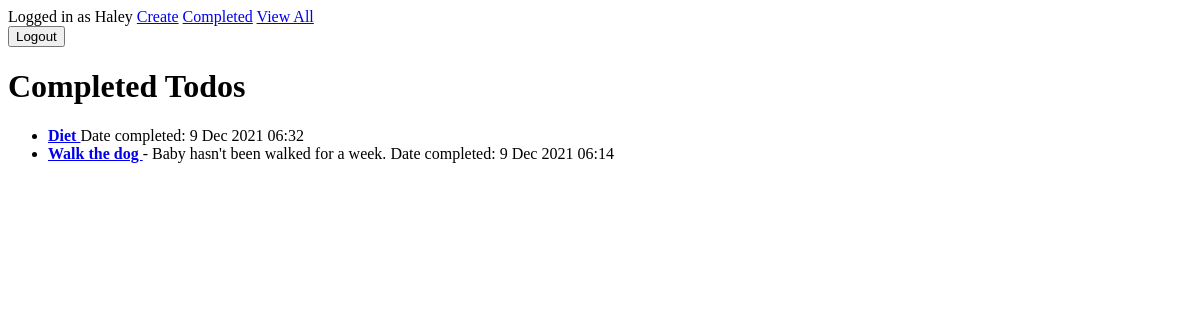
Page /completed/ (signed in) on the earlier database version.
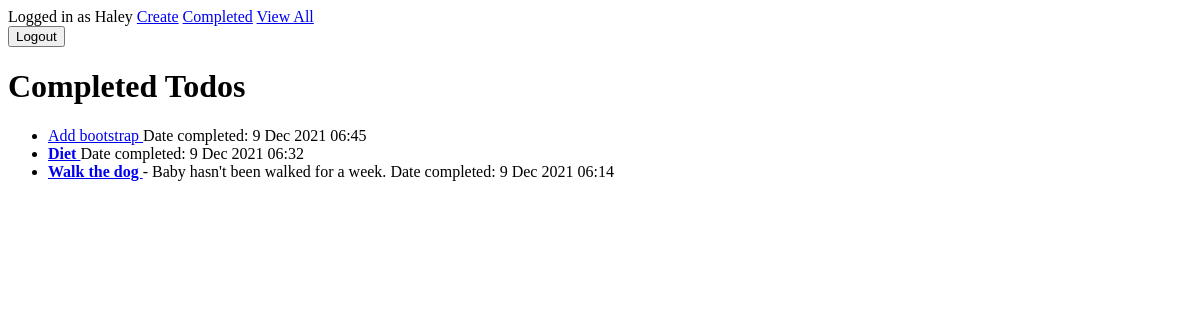
Same page on the later database version.
### todo/models.py (models this page shows, shortened)
class Todo(models.Model):
    title = models.CharField(max_length=100)
    memo = models.TextField(blank=True)  # blank=True - not compulsory
    created = models.DateTimeField(auto_now_add=True)  # Instantly specified created value at time
    datecompleted = models.DateTimeField(null=True, blank=True)  # After clicking complete
    important = models.BooleanField(default=False)  # Mark important
    user = models.ForeignKey(User, on_delete=models.CASCADE)

### todo/views.py (the view)
# urls.py: path('completed/', views.completed, name='completed'),
@login_required()
def completed(request):
    todos = Todo.objects.filter(user=request.user, datecompleted__isnull=False).order_by('-datecompleted')
    return render(request, 'todo/completed.html',
                  {'todos': todos})

### todo/templates/todo/completed.html (shortened to what this page needs)
{% extends 'todo/base.html' %}
{% block content %}
<!DOCTYPE html>
<html lang="en">
<head>
</head>
<body>
    <h1>Completed Todos</h1>
    <ul>
        {% for todo in todos %}
                <li>
                    <a href="{% url 'completed' %}">
                    {% if todo.important %}<b>{% endif %}
                        {{ todo.title }}
                    {% if todo.important %}</b>{% endif %}
                    </a>
                    {% if todo.memo %}
                        - {{ todo.memo }}
                    {% endif %}
                    Date completed: {{ todo.datecompleted|date:'j M Y H:i' }}
                </li>
        {% endfor %}
    </ul>
</body>
</html>
{% endblock %}

Differences in the rows shown:
added Todo: title "Add bootstrap", datecompleted "9 Dec 2021 06:45"
